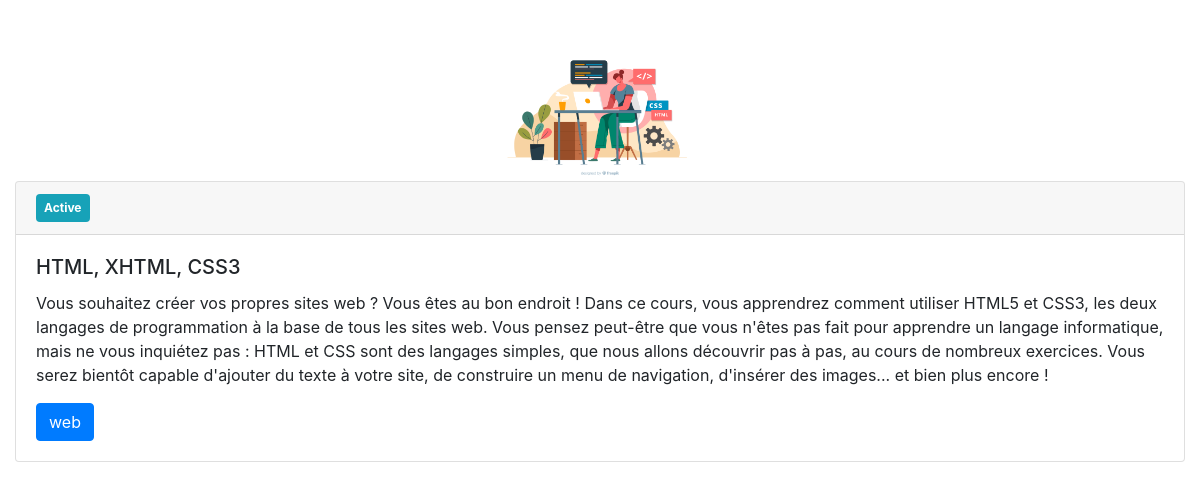
Page /7/ on the committed database.
### formations/models.py (models this page shows, shortened)
class Formation(models.Model):
	title = models.CharField(max_length=150)
	category = models.CharField(
		max_length=150,
		choices = category_choices)
	etat = models.CharField(
		max_length=150,
		choices = etat_choices )
	logo = models.ImageField(null=True, blank=True)
	description = models.TextField(max_length=1000)

### formations/views.py (the view)
# urls.py: path('<int:pk>/', FormationDetailView.as_view(), name="formation_detail"),
class FormationDetailView(DetailView):
    model = Formation
    template_name = "formations/formation_detail.html"
    context_object_name = "formation"

### formations/templates/formations/formation_detail.html
{% extends 'formations/base.html' %}
{% block content %}
<br><br>
<img src= {{formation.logo.url}} class="rounded mx-auto d-block" alt="..." heigt=200px width=200px>
<div class="col d-flex justify-content-center" >
	<div class="card">
	  <div class="card-header">
	    <span class="badge badge-info p-2">{{ formation.etat|title }}</span>
	  </div>
	  <div class="card-body">
	    <h5 class="card-title">{{ formation.title }}</h5>
	    <p class="card-text">{{ formation.description }}</p>
	    <a href="#" class="btn btn-primary">{{ formation.category }}</a>
	  </div>
	</div>
</div>
{% endblock %}

### rows in the picture
Formation: logo (picture), etat "Active", title "HTML, XHTML, CSS3", description "Vous souhaitez créer vos propres sites web ? Vous êtes au bon endroit ! Dans ce cours, vous apprendrez comment utiliser HTML5 et CSS3, les deux langages de programmation à la base de tous les sites web. Vous pensez peut-être que vous n'êtes pas fait pour apprendre un langage informatique, mais ne vous inquiétez pas : HTML et CSS sont des langages simples, que nous allons découvrir pas à pas, au cours de nombreux exercices. Vous serez bientôt capable d'ajouter du texte à votre site, de construire un menu de navigation, d'insérer des images... et bien plus encore !", category "web"
